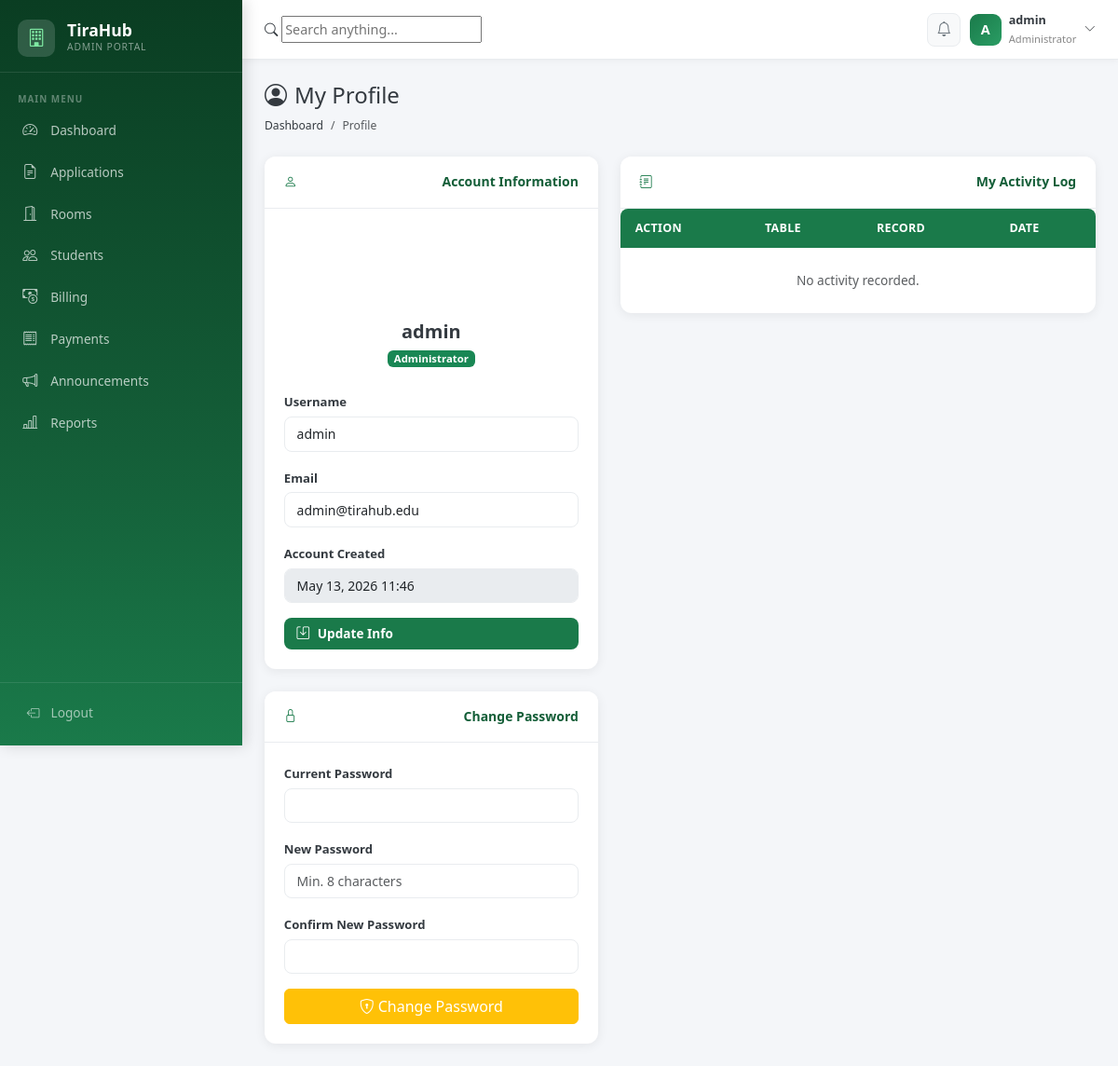
Screenshot of /admin/profile.php (signed in) with the database file from the repository.
### tables this page shows
CREATE TABLE `users` (
    `user_id`       INT UNSIGNED AUTO_INCREMENT PRIMARY KEY,
    `username`      VARCHAR(60)  NOT NULL UNIQUE,
    `email`         VARCHAR(120) NOT NULL UNIQUE,
    `password_hash` VARCHAR(255) NOT NULL,
    `role`          ENUM('admin','student') NOT NULL DEFAULT 'student',
    `is_active`     TINYINT(1)   NOT NULL DEFAULT 1,
    `created_at`    DATETIME     NOT NULL DEFAULT CURRENT_TIMESTAMP,
    `updated_at`    DATETIME     NOT NULL DEFAULT CURRENT_TIMESTAMP ON UPDATE CURRENT_TIMESTAMP,
    INDEX `idx_users_role`      (`role`),
    INDEX `idx_users_email`     (`email`),
    INDEX `idx_users_is_active` (`is_active`)
);

### admin/profile.php (the view, shortened to what this page needs)
<?php
require_once '../includes/layout.php';
$pdo     = Database::connect();
$user = $pdo->prepare("SELECT * FROM users WHERE user_id=?");
$user->execute([$_SESSION['user_id']]); $user = $user->fetch();
$logs = $pdo->prepare("SELECT * FROM audit_logs WHERE user_id=? ORDER BY created_at DESC LIMIT 20");
$logs->execute([$_SESSION['user_id']]); $auditLogs = $logs->fetchAll();
?>
<div class="page-header">
  <div>
    <h4><i class="bi bi-person-circle me-2"></i>My Profile</h4>
    <nav aria-label="breadcrumb"><ol class="breadcrumb"><li class="breadcrumb-item"><a href="dashboard.php">Dashboard</a></li><li class="breadcrumb-item active">Profile</li></ol></nav>
  </div>
</div>
<div class="row g-4">
  <div class="col-lg-5">
    <div class="th-card mb-4">
      <div class="card-header"><i class="bi bi-person me-2"></i>Account Information</div>
      <div class="card-body">
        <div class="text-center mb-4">
          <div style="width:80px;height:80px;background:var(--th-green);border-radius:50%;display:flex;align-items:center;justify-content:center;margin:0 auto 1rem;font-size:2.5rem;color:#fff">
            <i class="bi bi-person-fill"></i>
          </div>
          <div class="fw-700 fs-5"><?= htmlspecialchars($user['username']) ?></div>
          <span class="badge bg-success">Administrator</span>
        </div>
        <form method="POST">
          <div class="mb-3">
            <label class="form-label fw-600">Username</label>
            <input type="text" name="username" class="form-control" value="<?= htmlspecialchars($user['username']) ?>" required>
          </div>
          <div class="mb-3">
            <label class="form-label fw-600">Email</label>
            <input type="email" name="email" class="form-control" value="<?= htmlspecialchars($user['email']) ?>" required>
          </div>
          <div class="mb-3">
            <label class="form-label fw-600">Account Created</label>
            <input type="text" class="form-control" value="<?= date('M d, Y H:i', strtotime($user['created_at'])) ?>" disabled>
          </div>
          <button type="submit" name="update_info" value="1" class="btn btn-th-primary w-100">
            <i class="bi bi-save me-1"></i>Update Info
          </button>
        </form>
      </div>
    </div>
    <div class="th-card">
      <div class="card-header"><i class="bi bi-lock me-2"></i>Change Password</div>
      <div class="card-body">
        <form method="POST">
          <div class="mb-3">
            <label class="form-label fw-600">Current Password</label>
            <input type="password" name="current_password" class="form-control" required>
          </div>
          <div class="mb-3">
            <label class="form-label fw-600">New Password</label>
            <input type="password" name="new_password" class="form-control" placeholder="Min. 8 characters" required>
          </div>
          <div class="mb-3">
            <label class="form-label fw-600">Confirm New Password</label>
            <input type="password" name="confirm_password" class="form-control" required>
          </div>
          <button type="submit" name="change_password" value="1" class="btn btn-warning text-white w-100">
            <i class="bi bi-shield-lock me-1"></i>Change Password
          </button>
        </form>
      </div>
    </div>
  </div>
  <div class="col-lg-7">
    <div class="th-card">
      <div class="card-header"><i class="bi bi-journal-text me-2"></i>My Activity Log</div>
      <div class="card-body p-0">
        <div class="table-responsive">
          <table class="th-table">
            <thead><tr><th>Action</th><th>Table</th><th>Record</th><th>Date</th></tr></thead>
            <tbody>
              <?php if (empty($auditLogs)): ?>
                <tr><td colspan="4" class="text-center py-4 text-muted">No activity recorded.</td></tr>
              <?php endif; ?>
            </tbody>
          </table>
        </div>
      </div>
    </div>
  </div>
</div>

### assets/css/style.css (style rules this page uses)
:root { --green: #1a7a4a; --green-dark: #145e38; --green-mid: #2a9d64; --green-light: #e8f5ee; --green-pale: #f0faf4; --white: #ffffff; --bg: #f4f6f9; --gray-100: #f8f9fa; --gray-200: #e9ecef; --gray-400: #ced4da; --gray-600: #6c757d; --gray-800: #343a40; --yellow: #f0a500; --yellow-light: #fff8e1; --red: #dc3545; --red-light: #fff0f2; --blue: #0d6efd; --blue-light: #e8f0ff; --purple: #6f42c1; --purple-light: #f3eeff; --sidebar-w: 260px; --topbar-h: 64px; --radius: 12px; --radius-sm: 8px; --shadow: 0 2px 12px rgba(0,0,0,.07); --shadow-md: 0 4px 20px rgba(0,0,0,.1); }
*, *::before, *::after { box-sizing: border-box; }
body { margin: 0; font-family: 'Segoe UI', system-ui, sans-serif; background: var(--bg); color: var(--gray-800); font-size: .9rem; line-height: 1.6; }
a { text-decoration: none; color: inherit; }
.page-header { display: flex; align-items: flex-start; justify-content: space-between; margin-bottom: 1.5rem; flex-wrap: wrap; gap: .8rem; }
.breadcrumb { margin: .25rem 0 0; font-size: .76rem; }
.th-card { background: var(--white); border-radius: var(--radius); box-shadow: var(--shadow); border: none; }
.th-card .card-header { background: var(--white); border-bottom: 1px solid var(--gray-200); padding: 1rem 1.3rem; font-weight: 700; color: var(--green-dark); font-size: .875rem; border-radius: var(--radius) var(--radius) 0 0 !important; display: flex; align-items: center; justify-content: space-between; }
.th-card .card-header i { color: var(--green); }
.th-card .card-body { padding: 1.3rem; }
.th-table { font-size: .85rem; width: 100%; border-collapse: collapse; }
.th-table thead th { background: var(--green); color: #fff; font-weight: 700; padding: .7rem 1rem; white-space: nowrap; border: none; font-size: .78rem; text-transform: uppercase; letter-spacing: .3px; }
.th-table thead th:first-child { border-radius: 8px 0 0 0; }
.th-table thead th:last-child { border-radius: 0 8px 0 0; }
.th-table tbody tr { border-bottom: 1px solid #f0f2f5; transition: background .12s; }
.th-table tbody tr:last-child { border-bottom: none; }
.th-table tbody td { padding: .65rem 1rem; vertical-align: middle; }
.btn-th-primary { background: var(--green); border: none; color: #fff; font-weight: 600; border-radius: var(--radius-sm); padding: .42rem .85rem; font-size: .85rem; transition: all .18s; display: inline-flex; align-items: center; gap: .3rem; }
.form-control, .form-select { border-radius: var(--radius-sm); border: 1.5px solid var(--gray-200); font-size: .875rem; padding: .45rem .8rem; transition: border-color .18s, box-shadow .18s; }
.form-label { font-weight: 600; color: var(--gray-800); font-size: .82rem; margin-bottom: .3rem; }
.badge { border-radius: 6px; font-size: .71rem; font-weight: 700; padding: .28em .6em; }
.fw-600 { font-weight:600; }
.fw-700 { font-weight:700; }

### rows the page displays
users: username "admin", email "admin@tirahub.edu", created_at "May 13, 2026 11:46"

### other values shown
$label "Dashboard"
$label "Applications"
$label "Rooms"
$label "Students"
$label "Billing"
$label "Payments"
$label "Announcements"
$label "Reports"
$initial "A"
$uname "admin"
